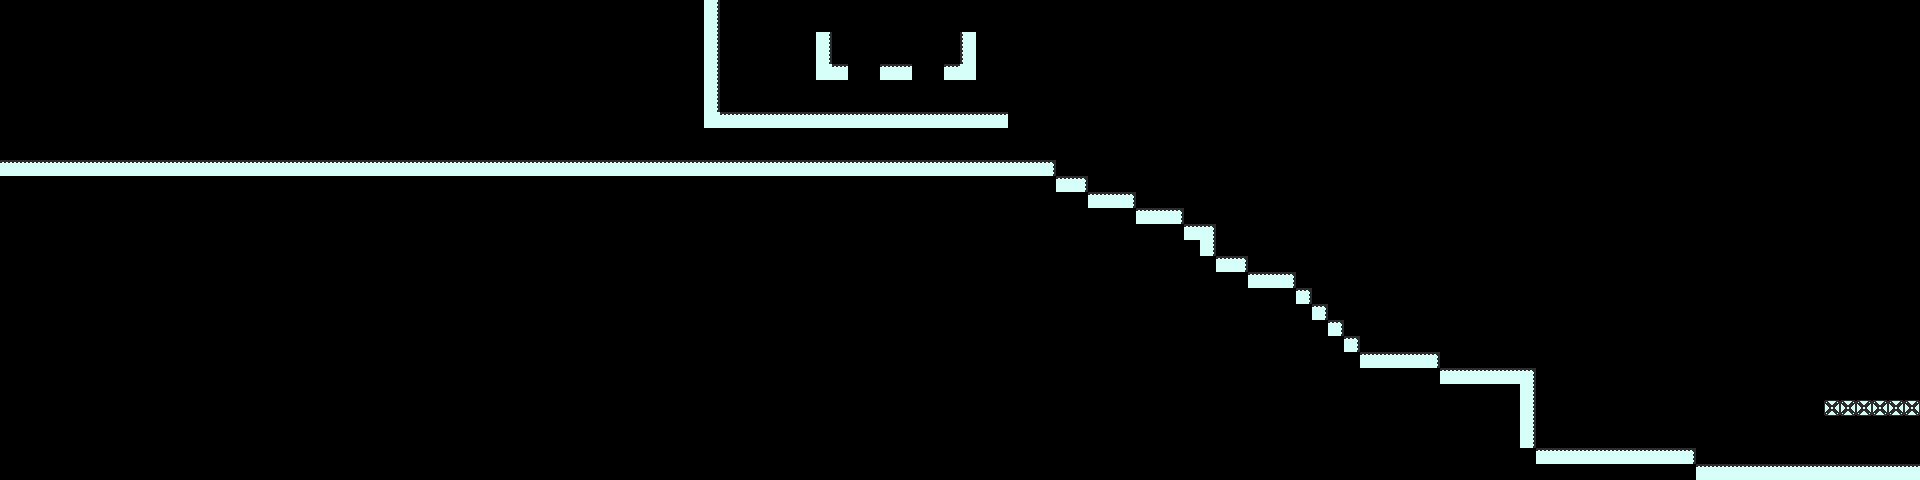

This is a level from a 2D game, rendered from its Tiled map with the project's own tilesets. A one-line summary and the map file follow, with tile-layer data summarised:
An orthogonal 120x30 tile map with 16x16 px tiles, 1 tile layer (Tile Layer 1) and 16 objects (7x zombie, 5x jumper, 2x slime, hero, exit).

<map version="1.0" tiledversion="1.1.6" orientation="orthogonal" renderorder="right-down" width="120" height="30" tilewidth="16" tileheight="16" infinite="0" nextobjectid="18">
 <tileset firstgid="1" source="tileset.tsx" />
 <layer name="Tile Layer 1" width="120" height="30">
  <data>[3600 cells, 323 non-empty, 7 distinct tile ids]</data>
 </layer>
 <objectgroup name="Object Layer 1">
  <object id="1" type="hero" x="779.914" y="95.5914" width="14" height="16" />
  <object id="2" type="exit" x="1824.38" y="330.834" width="95.3333" height="134.333" />
  <object id="3" type="jumper" x="890.417" y="42.5834" width="10" height="20" />
  <object id="4" type="jumper" x="834.417" y="41.8334" width="10" height="20">
   <properties>
    <property name="right" type="bool" value="true" />
   </properties>
  </object>
  <object id="5" type="jumper" x="946.167" y="42.3334" width="10" height="20" />
  <object id="7" type="zombie" x="309.167" y="134.167" width="11" height="19" />
  <object id="8" type="zombie" x="252.5" y="134.833" width="11" height="19" />
  <object id="9" type="zombie" x="198.5" y="136.167" width="11" height="19" />
  <object id="10" type="zombie" x="153.167" y="135.5" width="11" height="19" />
  <object id="11" type="zombie" x="105.833" y="135.5" width="11" height="19" />
  <object id="12" type="zombie" x="52.5" y="135.5" width="11" height="19" />
  <object id="13" type="zombie" x="11.833" y="135.5" width="11" height="19" />
  <object id="14" type="slime" x="999.335" y="142.161" width="19" height="17" />
  <object id="15" type="slime" x="1546.74" y="429.672" width="19" height="17" />
  <object id="16" type="jumper" x="1679" y="425.5" width="10" height="20" />
  <object id="17" type="jumper" x="1775" y="442" width="10" height="20" />
 </objectgroup>
</map>
